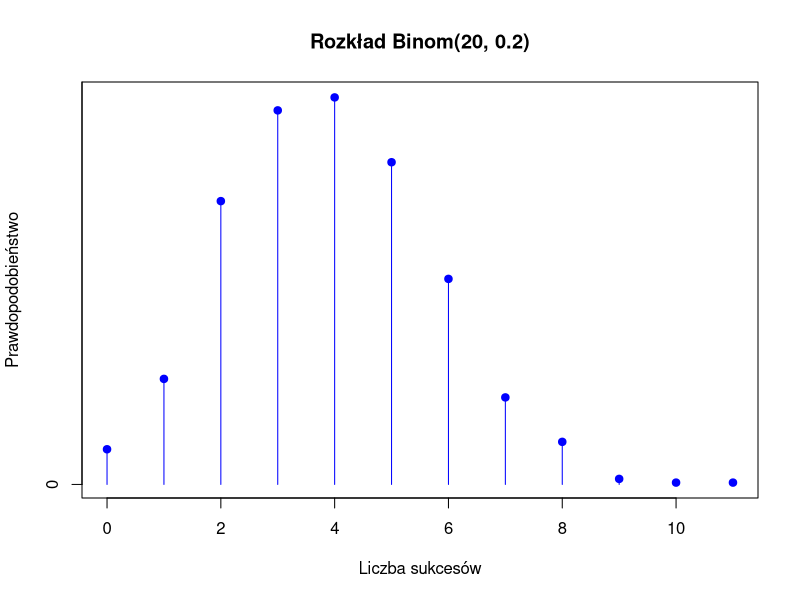
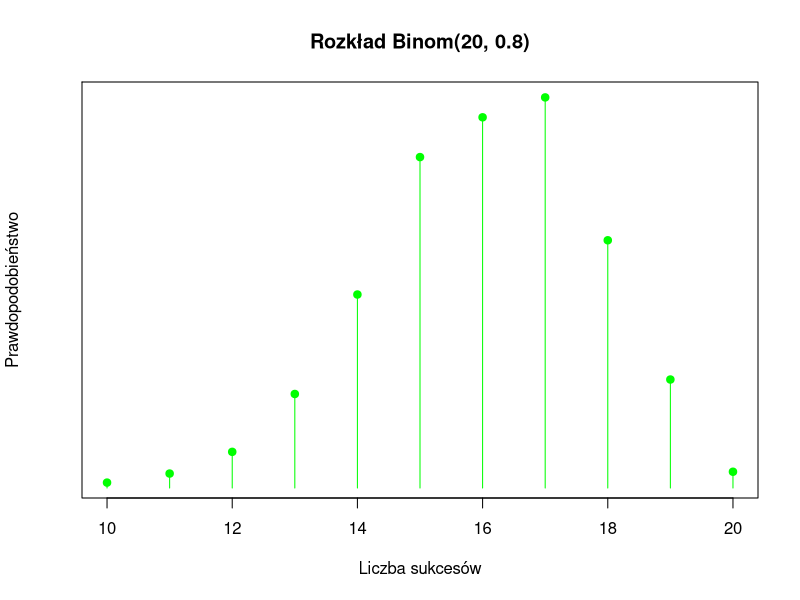
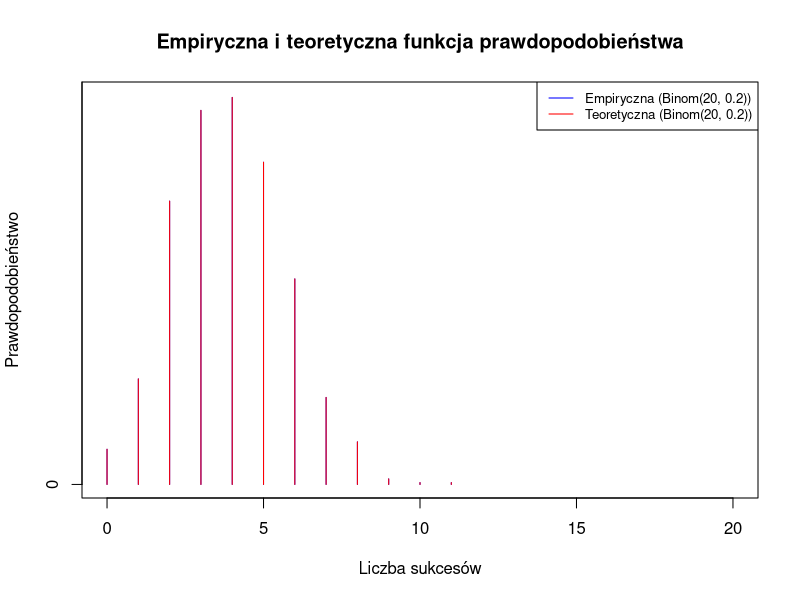
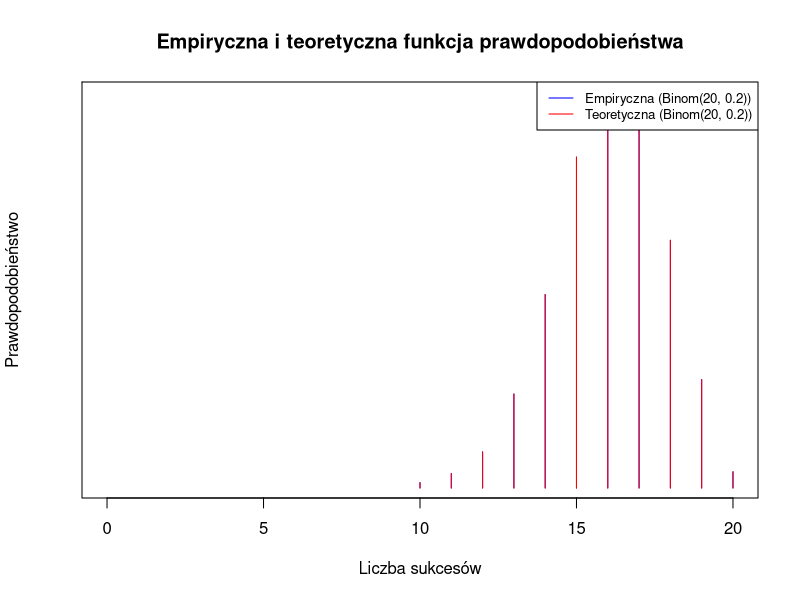
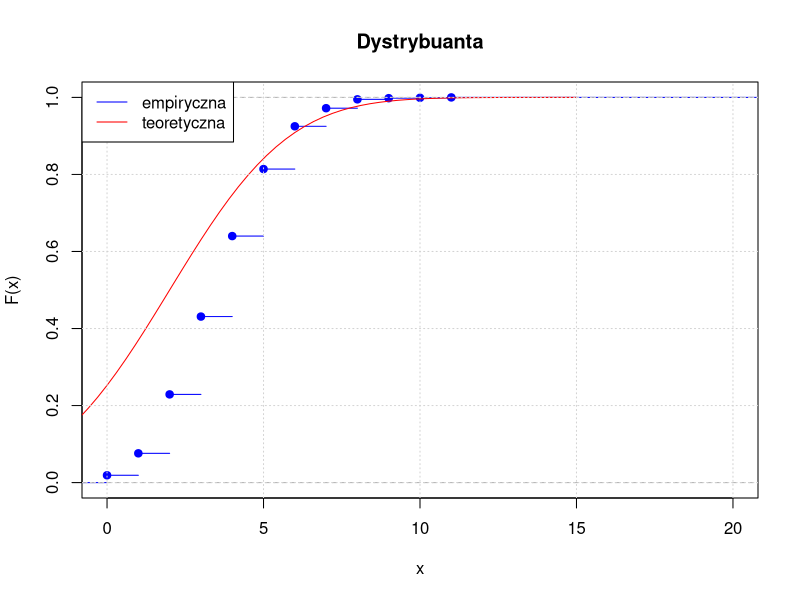
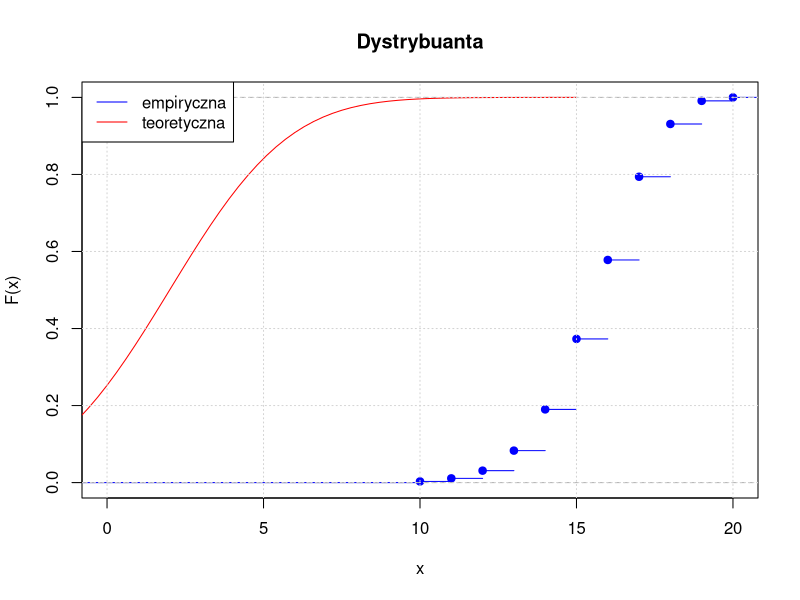
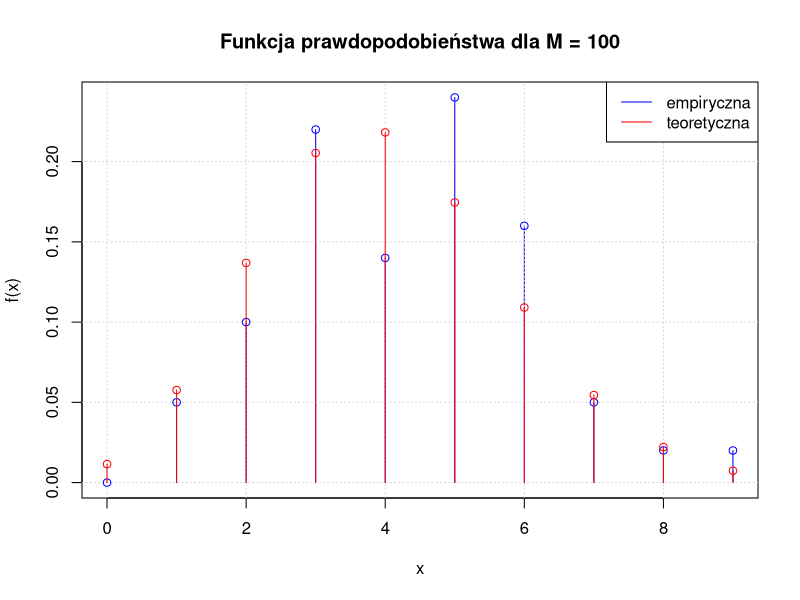
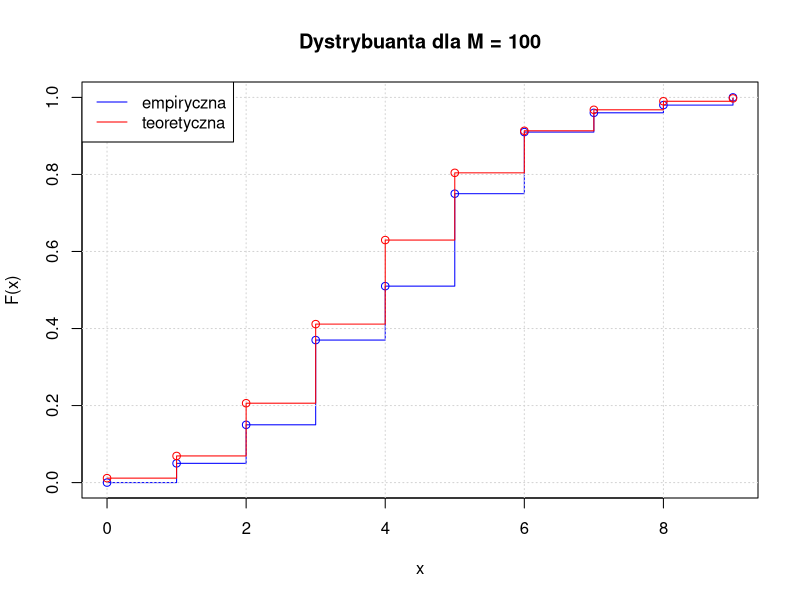

R code for these plots, in order:
## ---- chunk 1
  M <- 1000          # Liczba prób
  n1 <- 20           # Liczba prób dla każdej liczby
  p1 <- 0.2          # Prawdopodobieństwo sukcesu w każdej próbie
  n2 <- 20
  p2 <- 0.8
  
  proba_1 <- rbinom(M, size = n1, prob = p1)
  proba_2 <- rbinom(M, size = n2, prob = p2)
  
  head(proba_1)
  head(proba_2)
  
  czestosc_1 <- table(proba_1)        # Liczenie ilości wystąpień danej liczby sukcesów
  prawd_1 <- czestosc_1 / M           # Obliczanie prawdopodobieństwa dla każdej liczby sukcesów
  czestosc_2 <- table(proba_2)        
  prawd_2 <- czestosc_2 / M          
  
  plot(as.numeric(names(prawd_1)), prawd_1, type = "h", col = "blue", xlab = "Liczba sukcesów",
     ylab = "Prawdopodobieństwo", main = "Rozkład Binom(20, 0.2)")
  points(as.numeric(names(prawd_1)), prawd_1, col = "blue", pch = 19)
  
  plot(as.numeric(names(prawd_2)), prawd_2, type = "h", col = "green", xlab = "Liczba sukcesów",
     ylab = "Prawdopodobieństwo", main = "Rozkład Binom(20, 0.8)")
  points(as.numeric(names(prawd_2)), prawd_2, col = "green", pch = 19)
## ---- chunk 2
  wyniki <- 0:n1
  prawd_teor_1 <- dbinom(wyniki, size = n1, prob = p1)
  wyniki <- 0:n2
  prawd_teor_2 <- dbinom(wyniki, size = n2, prob = p2)
  
  plot(as.numeric(names(prawd_1)), prawd_1, type = "h", col = "blue", xlab = "Liczba sukcesów", ylab = "Prawdopodobieństwo",
     main = "Empiryczna i teoretyczna funkcja prawdopodobieństwa",
     xlim = c(0, 20))
  lines(as.numeric(names(prawd_1)), prawd_1, type = "h", col = "red")
  legend("topright", legend = c("Empiryczna (Binom(20, 0.2))", "Teoretyczna (Binom(20, 0.2))"),
       col = c("blue", "red"), lty = 1, cex = 0.8)
  
  plot(as.numeric(names(prawd_2)), prawd_2, type = "h", col = "blue", xlab = "Liczba sukcesów", ylab = "Prawdopodobieństwo",
     main = "Empiryczna i teoretyczna funkcja prawdopodobieństwa",
     xlim = c(0, 20))
  lines(as.numeric(names(prawd_2)), prawd_2, type = "h", col = "red")
  legend("topright", legend = c("Empiryczna (Binom(20, 0.2))", "Teoretyczna (Binom(20, 0.2))"),
       col = c("blue", "red"), lty = 1, cex = 0.8)
## ---- chunk 3
  plot(ecdf(proba_1), xlab = 'x', ylab = 'F(x)', main = 'Dystrybuanta', col = 'blue', xlim = c(0, 20))
  curve(pnorm(x, mean = 2, sd = 3), add = T, col = 'red', -15, 15)
  grid()
  legend('topleft', c('empiryczna', 'teoretyczna'),
    col = c('blue', 'red'), lwd = 1)

  plot(ecdf(proba_2), xlab = 'x', ylab = 'F(x)', main = 'Dystrybuanta', col = 'blue', xlim = c(0, 20))
  curve(pnorm(x, mean = 2, sd = 3), add = T, col = 'red', -15, 15)
  grid()
  legend('topleft', c('empiryczna', 'teoretyczna'),
    col = c('blue', 'red'), lwd = 1)
## ---- chunk 4
  M_values <- c(100, 1000, 10000)  
  n <- 20
  p <- 0.2 
## ---- chunk 5
analyze_sample <- function(M) {
  # Generowanie próby
  sample <- rbinom(M, size = n, prob = p)

  # Empiryczna funkcja prawdopodobieństwa
  x_vals <- 0:max(sample)
  #freq <- table(factor(sample, levels = x_vals)) / M
  freq <- as.vector(table(factor(sample, levels = x_vals))) / M

  # Wykres funkcji prawdopodobieństwa
  plot(freq ~ x_vals, type = "h", col = "blue", xlab = "x", ylab = "f(x)",
       main = paste("Funkcja prawdopodobieństwa dla M =", M))
  grid()
  points(freq ~ x_vals, col = "blue")

  # Teoretyczna funkcja prawdopodobieństwa
  prob_theoretical <- dbinom(x_vals, size = n, prob = p)
  lines(prob_theoretical ~ x_vals, type = "h", col = "red")
  points(prob_theoretical ~ x_vals, col = "red")
  legend("topright", c("empiryczna", "teoretyczna"), col = c("blue", "red"), lwd = 1)

  # Empiryczna dystrybuanta
  cum_freq <- cumsum(freq)
  plot(cum_freq ~ x_vals, type = "s", col = "blue", xlab = "x", ylab = "F(x)",
       main = paste("Dystrybuanta dla M =", M))
  grid()
  points(cum_freq ~ x_vals, col = "blue")

  # Teoretyczna dystrybuanta
  cdf_theoretical <- pbinom(x_vals, size = n, prob = p)
  lines(cdf_theoretical ~ x_vals, type = "s", col = "red")
  points(cdf_theoretical ~ x_vals, col = "red")
  legend("topleft", c("empiryczna", "teoretyczna"), col = c("blue", "red"), lwd = 1)

  # Obliczenia statystyk empirycznych
  mean_empirical <- mean(sample)
  variance_empirical <- var(sample)

  list(mean_empirical = mean_empirical, variance_empirical = variance_empirical)
}
## ---- chunk 6
mean_theoretical <- n * p
variance_theoretical <- n * p * (1 - p)
## ---- chunk 7
results <- lapply(M_values, analyze_sample)

for (i in seq_along(M_values)) {
  cat("Dla M =", M_values[i], ":\n")
  cat("  Empiryczna średnia:", results[[i]]$mean_empirical, "\n")
  cat("  Empiryczna wariancja:", results[[i]]$variance_empirical, "\n")
  cat("  Różnica średnich:", abs(mean_theoretical - results[[i]]$mean_empirical), "\n")
  cat("  Różnica wariancji:", abs(variance_theoretical - results[[i]]$variance_empirical), "\n\n")
}
